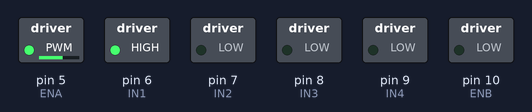
A sketch run on a simulated Arduino Uno, built with avr-gcc and run on an emulated ATmega328P. On the bench: switched loads named in the sketch (green lamp = pin HIGH).

Above: at 0.05 s.
At 3.0 s:
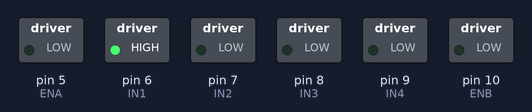
Timing chart, 0 to 3.5 s (numbered marks = the images above):
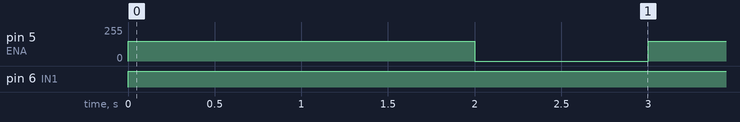

Measured:
- by itself, pin 5 (ENA): alternates 150/255 for 2.0 s and 0/255 for 1.0 s
- by itself, pin 6 (IN1): LOW → HIGH at 0.00 s

The sketch:

ballbot.ino
```cpp
// Left motor
const int ENA = 5;
const int IN1 = 6;
const int IN2 = 7;

// Right motor
const int ENB = 10;
const int IN3 = 8;
const int IN4 = 9;

void setup() {
  // put your setup code here, to run once:
  pinMode(ENA, OUTPUT);
  pinMode(IN1, OUTPUT);
  pinMode(IN2, OUTPUT);

  pinMode(ENB, OUTPUT);
  pinMode(IN3, OUTPUT);
  pinMode(IN4, OUTPUT);
}

void moveMotor(int en, int in1, int in2, int speed) {
  digitalWrite(in1, HIGH);
  digitalWrite(in2, LOW);
  analogWrite(en, speed);
}


void loop() {
  // put your main code here, to run repeatedly:
  moveMotor(ENA, IN1, IN2, 150);
  delay(2000);

  analogWrite(ENA, 0);
  delay(1000);
}
```
